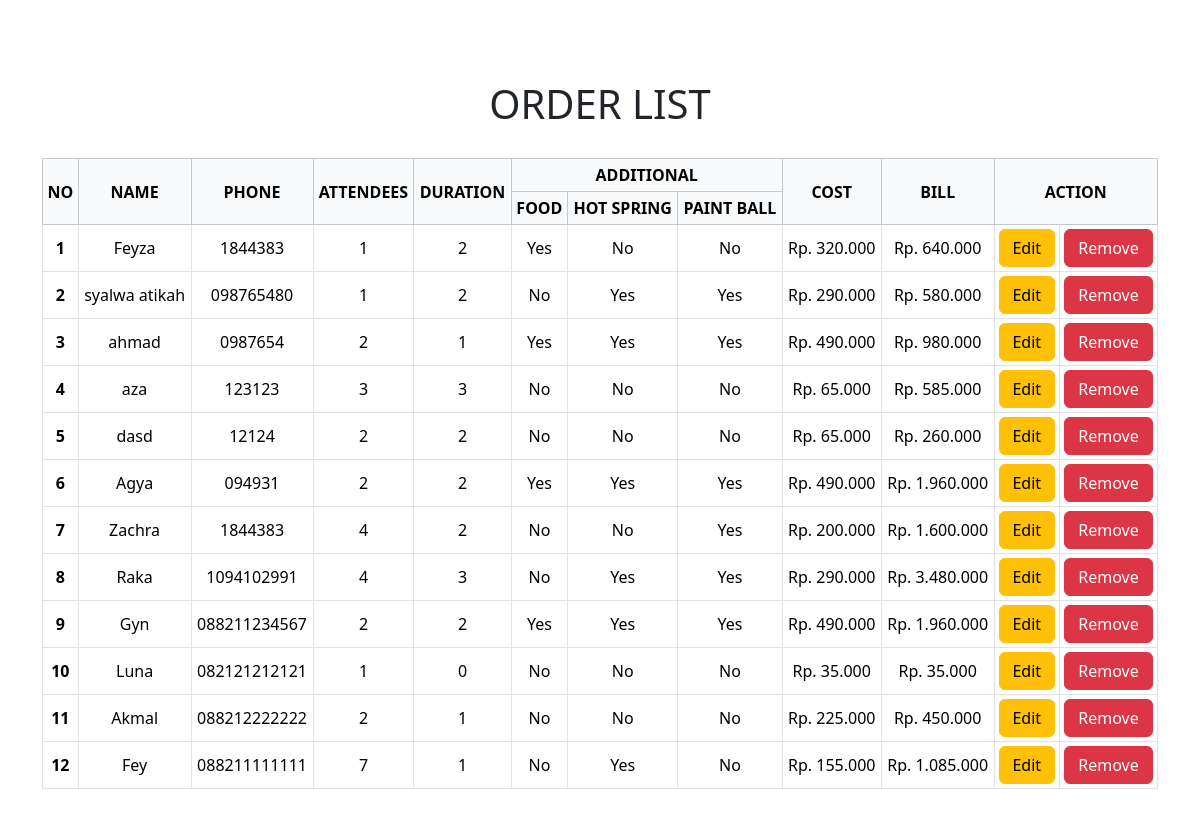
Screenshot of /view/data_order.php with the database file from the repository.
### tables this page shows
CREATE TABLE `order_wisata` (
  `id` int(11) NOT NULL,
  `name` text NOT NULL,
  `phone` varchar(20) NOT NULL,
  `date` date NOT NULL,
  `package` varchar(20) NOT NULL,
  `duration` int(11) NOT NULL,
  `attendees` int(11) NOT NULL,
  `food` tinyint(1) NOT NULL,
  `hot_spring` tinyint(1) NOT NULL,
  `paint_ball` tinyint(1) NOT NULL,
  `cost` decimal(10,0) NOT NULL,
  `bill` decimal(10,0) NOT NULL
);

### view/data_order.php (the view, shortened to what this page needs)
<!DOCTYPE html>
<html lang="en">
<head>
    <link rel="stylesheet" href="../style/data_order.css">
    <link href="https://cdn.jsdelivr.net/npm/bootstrap@5.3.3/dist/css/bootstrap.min.css" rel="stylesheet">
</head>
<body>
    <div class="container data_container">
        <h1 class="mb-2 text-center">ORDER LIST</h1>
        <div class="table-container">
            <table class="table table-sm table-hover table-bordered">
                <thead class="table-light">
                    <tr>
                        <th scope="col" rowspan="2">NO</th>
                        <th scope="col" rowspan="2">NAME</th>
                        <th scope="col" rowspan="2">PHONE</th>
                        <th scope="col" rowspan="2">ATTENDEES</th>
                        <th scope="col" rowspan="2">DURATION</th>
                        <th scope="col" colspan="3">ADDITIONAL</th>
                        <th scope="col" rowspan="2">COST</th>
                        <th scope="col" rowspan="2">BILL</th>
                        <th scope="col" colspan="2" rowspan="2">ACTION</th>
                    </tr>
                    <tr>
                        <th scope="col">FOOD</th>
                        <th scope="col">HOT SPRING</th>
                        <th scope="col">PAINT BALL</th>
                    </tr>
                </thead>
                <tbody>
                    <?php
                    include('../controllers/koneksi.php');
                    $sql = "SELECT id, name, phone, attendees, duration, food, hot_spring, paint_ball, cost, bill FROM order_wisata ORDER BY id DESC";
                    $result = $conn->query($sql);
                    if ($result->num_rows > 0) {
                        $no = 1;
                        while ($row = $result->fetch_assoc()) {
                            echo "<tr>";
                            echo "<th scope='row'>" . $no++ . "</th>";
                            echo "<td>" . htmlspecialchars($row['name']) . "</td>";
                            echo "<td>" . htmlspecialchars($row['phone']) . "</td>";
                            echo "<td>" . htmlspecialchars($row['attendees']) . "</td>";
                            echo "<td>" . htmlspecialchars($row['duration']) . "</td>";
                            echo "<td>" . ($row['food'] ? 'Yes' : 'No') . "</td>";
                            echo "<td>" . ($row['hot_spring'] ? 'Yes' : 'No') . "</td>";
                            echo "<td>" . ($row['paint_ball'] ? 'Yes' : 'No') . "</td>";
                            echo "<td>Rp. " . number_format($row['cost'], 0, ',', '.') . "</td>";
                            echo "<td>Rp. " . number_format($row['bill'], 0, ',', '.') . "</td>";
                            echo "<td><button type='button' class='btn btn-warning' data-id='" . $row['id'] . "'>Edit</button></td>";
                            echo "<td><button type='button' class='btn btn-danger' data-id='" . $row['id'] . "'>Remove</button></td>";
                            echo "</tr>";
                        }
                    } else {
                        echo "<tr><td colspan='12' class='text-center'>No orders found</td></tr>";
                    }
                    ?>
                </tbody>
            </table>
        </div>
    </div>
</body>
</html>

### style/data_order.css (style rules this page uses)
body { margin: 0; padding: 0; font-family: 'Montserrat', sans-serif; background-color: #A6ACA7; width: 100vw; }
.data_container { margin: 5% auto; width: 90%; padding: 20px; }
.table-container { margin-top: 30px; overflow-x: auto; width: 100%; display: flex; justify-content: center; }
.table { width: auto; table-layout: auto; max-width: 100%; margin: 0; }
.table thead th { text-align: center; vertical-align: middle; }
.table tbody tr:nth-child(even) { background-color: #e9ecef; }
.table td, .table th { text-align: center; vertical-align: middle; padding: 10px; }
.table td button { display: block; width: 100%; box-sizing: border-box; }
.btn { font-size: 14px; padding: 10px; }
.btn-warning, .btn-danger { margin: 0; border: none; }

### rows the page displays
order_wisata: name "Feyza", phone "1844383", attendees "1", duration "2", food "Yes", hot_spring "No", paint_ball "No", cost "320.000", bill "640.000"
order_wisata: name "syalwa atikah", phone "098765480", attendees "1", duration "2", food "No", hot_spring "Yes", paint_ball "Yes", cost "290.000", bill "580.000"
order_wisata: name "ahmad", phone "0987654", attendees "2", duration "1", food "Yes", hot_spring "Yes", paint_ball "Yes", cost "490.000", bill "980.000"
order_wisata: name "aza", phone "123123", attendees "3", duration "3", food "No", hot_spring "No", paint_ball "No", cost "65.000", bill "585.000"
order_wisata: name "dasd", phone "12124", attendees "2", duration "2", food "No", hot_spring "No", paint_ball "No", cost "65.000", bill "260.000"
order_wisata: name "Agya", phone "094931", attendees "2", duration "2", food "Yes", hot_spring "Yes", paint_ball "Yes", cost "490.000", bill "1.960.000"
order_wisata: name "Zachra", phone "1844383", attendees "4", duration "2", food "No", hot_spring "No", paint_ball "Yes", cost "200.000", bill "1.600.000"
order_wisata: name "Raka", phone "1094102991", attendees "4", duration "3", food "No", hot_spring "Yes", paint_ball "Yes", cost "290.000", bill "3.480.000"
order_wisata: name "Gyn", phone "088211234567", attendees "2", duration "2", food "Yes", hot_spring "Yes", paint_ball "Yes", cost "490.000", bill "1.960.000"
order_wisata: name "Luna", phone "082121212121", attendees "1", duration "0", food "No", hot_spring "No", paint_ball "No", cost "35.000", bill "35.000"
order_wisata: name "Akmal", phone "088212222222", attendees "2", duration "1", food "No", hot_spring "No", paint_ball "No", cost "225.000", bill "450.000"
order_wisata: name "Fey", phone "088211111111", attendees "7", duration "1", food "No", hot_spring "Yes", paint_ball "No", cost "155.000", bill "1.085.000"
